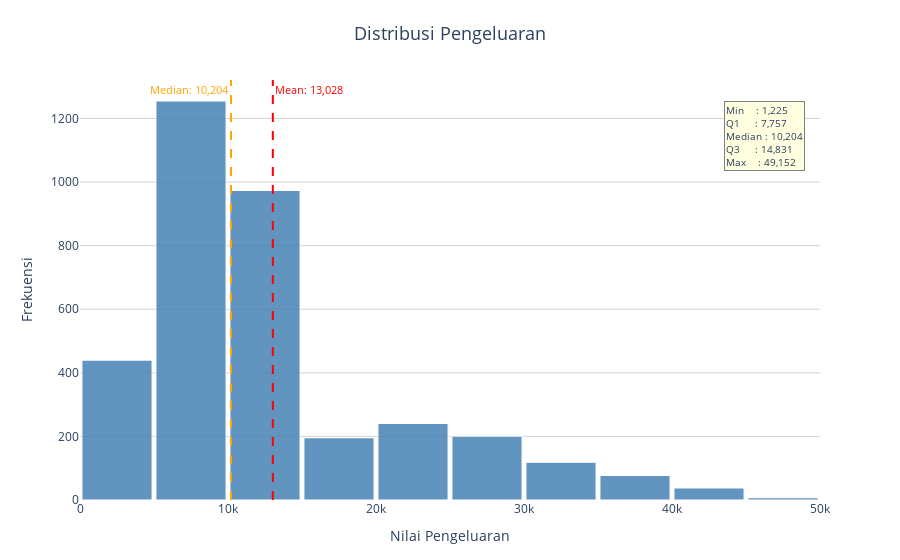

The cell this chart's notebook holds for it:
### Code cell
mean_val   = df['Value'].mean()
median_val = df['Value'].median()

fig_hist = go.Figure()

fig_hist.add_trace(go.Histogram(
    x=df['Value'].dropna(),
    nbinsx=20,
    name='Frekuensi',
    marker=dict(
        color='steelblue',
        line=dict(color='white', width=1.2)
    ),
    opacity=0.85,
    hovertemplate="<b>Range:</b> %{x}<br><b>Frekuensi:</b> %{y}<extra></extra>"
))

# Garis Mean
fig_hist.add_vline(
    x=mean_val,
    line=dict(color='red', dash='dash', width=2),
    annotation_text=f'Mean: {mean_val:,.0f}',
    annotation_position='top right',
    annotation_font=dict(color='red', size=11)
)

# Garis Median
fig_hist.add_vline(
    x=median_val,
    line=dict(color='orange', dash='dash', width=2),
    annotation_text=f'Median: {median_val:,.0f}',
    annotation_position='top left',
    annotation_font=dict(color='orange', size=11)
)

# Statistik deskriptif di pojok kanan
stats_text = (
    f"Min    : {df['Value'].min():,.0f}<br>"
    f"Q1     : {df['Value'].quantile(0.25):,.0f}<br>"
    f"Median : {median_val:,.0f}<br>"
    f"Q3     : {df['Value'].quantile(0.75):,.0f}<br>"
    f"Max    : {df['Value'].max():,.0f}"
)

fig_hist.add_annotation(
    x=0.98, y=0.95,
    xref='paper', yref='paper',
    text=stats_text,
    showarrow=False,
    align='left',
    bgcolor='lightyellow',
    bordercolor='grey',
    borderwidth=1,
    font=dict(size=10)
)

fig_hist.update_layout(
    title=dict(text='Distribusi Pengeluaran', font=dict(size=18), x=0.5),
    xaxis=dict(title='Nilai Pengeluaran'),
    yaxis=dict(title='Frekuensi'),
    plot_bgcolor='white',
    paper_bgcolor='white',
    showlegend=False,
    margin=dict(t=80, b=60),
    bargap=0.05
)

fig_hist.update_xaxes(showgrid=False)
fig_hist.update_yaxes(showgrid=True, gridcolor='lightgrey')

fig_hist.show()

### Figure 1 — Plotly figure (JSON) as saved in the notebook; plotly's stock layout.template omitted (floating-point values rounded to 4 significant figures; data arrays with more than 128 entries replaced by an {"elided": "..."} marker saying what was removed)
{"data": [{"hovertemplate": "<b>Range:</b> %{x}<br><b>Frekuensi:</b> %{y}<extra></extra>", "marker": {"color": "steelblue", "line": {"color": "white", "width": 1.2}}, "name": "Frekuensi", "nbinsx": 20, "opacity": 0.85, "type": "histogram", "x": {"elided": "3548 int values"}}], "layout": {"annotations": [{"font": {"color": "red", "size": 11}, "showarrow": false, "text": "Mean: 13,028", "x": 13030.0, "xanchor": "left", "xref": "x", "y": 1, "yanchor": "top", "yref": "y domain"}, {"font": {"color": "orange", "size": 11}, "showarrow": false, "text": "Median: 10,204", "x": 10200.0, "xanchor": "right", "xref": "x", "y": 1, "yanchor": "top", "yref": "y domain"}, {"align": "left", "bgcolor": "lightyellow", "bordercolor": "grey", "borderwidth": 1, "font": {"size": 10}, "showarrow": false, "text": "Min    : 1,225<br>Q1     : 7,757<br>Median : 10,204<br>Q3     : 14,831<br>Max    : 49,152", "x": 0.98, "xref": "paper", "y": 0.95, "yref": "paper"}], "bargap": 0.05, "margin": {"b": 60, "t": 80}, "paper_bgcolor": "white", "plot_bgcolor": "white", "shapes": [{"line": {"color": "red", "dash": "dash", "width": 2}, "type": "line", "x0": 13030.0, "x1": 13030.0, "xref": "x", "y0": 0, "y1": 1, "yref": "y domain"}, {"line": {"color": "orange", "dash": "dash", "width": 2}, "type": "line", "x0": 10200.0, "x1": 10200.0, "xref": "x", "y0": 0, "y1": 1, "yref": "y domain"}], "showlegend": false, "title": {"font": {"size": 18}, "text": "Distribusi Pengeluaran", "x": 0.5}, "xaxis": {"showgrid": false, "title": {"text": "Nilai Pengeluaran"}}, "yaxis": {"gridcolor": "lightgrey", "showgrid": true, "title": {"text": "Frekuensi"}}}}
